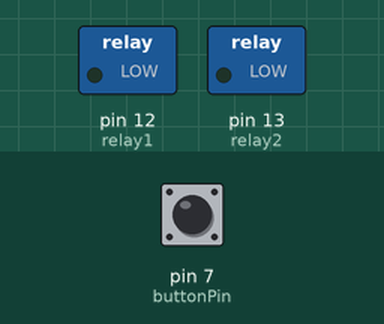
Simulated run of this sketch. Board: Arduino Uno, built with avr-gcc and run on an emulated ATmega328P. On the bench: switched loads named in the sketch (green lamp = pin HIGH). The inputs (shaded band) are chosen by the test bench; at power-on: pin 7 (buttonPin) LOW.

Above: at 1.2 s.
1.3 s: pin 7 (buttonPin) pulled HIGH for 0.15 s
At 1.37 s:
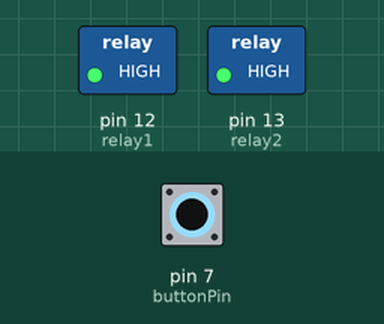
2.9 s: pin 7 (buttonPin) pulled HIGH for 3.2 s
At 7.4 s:
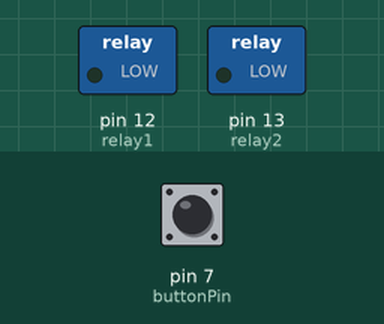
Timing chart, 0 to 8.9 s (numbered marks = the images above; inputs shaded):
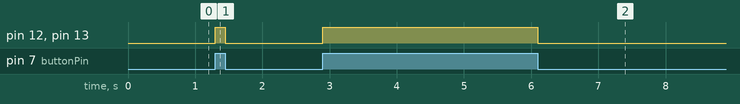

Measured:
- after the input at 1.3 s, pin 12 (relay1), pin 13 (relay2): LOW → HIGH at once, → LOW 0.15 s later
- after the input at 2.9 s, pin 12 (relay1), pin 13 (relay2): LOW → HIGH at once, → LOW 3.2 s later

The sketch:

2-Channel-Relay.ino
```cpp
/*
Created By Majid Majeed
Switching 2 Channel Relay using a Button Pin
*/
const int buttonPin = 7; // the number of the pushbutton pin
const int relay1 = 12; // the number of the relay1 pin
const int relay2 = 13;

// variables will change:
int buttonState = 0; // variable for reading the pushbutton status

void setup() {
// initialize the relay1,2 pins as an output:
pinMode(relay1, OUTPUT);
pinMode(relay2, OUTPUT);
// initialize the pushbutton pin as an input:
pinMode(buttonPin, INPUT);
}

void loop(){
// read the state of the pushbutton value:
buttonState = digitalRead(buttonPin);

// check if the pushbutton is pressed.
// if it is, the buttonState is HIGH:
if (buttonState == HIGH) {
// turn relays on:
digitalWrite(relay1, HIGH);
digitalWrite(relay2, HIGH);
}
else {
// turn relays off:
digitalWrite(relay1, LOW);
digitalWrite(relay2, LOW);
}
}
```
